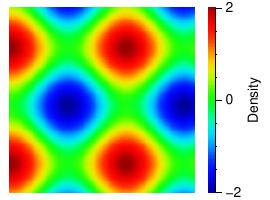

This chart was generated by the following Python code:
#!/usr/bin/python3

import numpy as np
import qplot as qp

qp.figure('eg_imsc', 2.7, 2.)

xx = qp.arange(0, 20, .1)
xx = xx.reshape(1, len(xx))
yy = xx.T

zz = np.cos(xx/2) + np.sin(yy/2)

cc = qp.luts.get('qpjet', 100)

qp.lut(cc)

qp.imsc(zz, xx=xx, yy=yy, c0=-2, c1=2)

qp.cbar(20, 0, 20)
qp.ticklen(5)
qp.caxis('Density', qp.arange(-2,2,2))
qp.ticklen(-2)
qp.minorticks(qp.arange(-1.5, 1.5, .5))

qp.shrink(1, 1)

qp.save('pdf')

